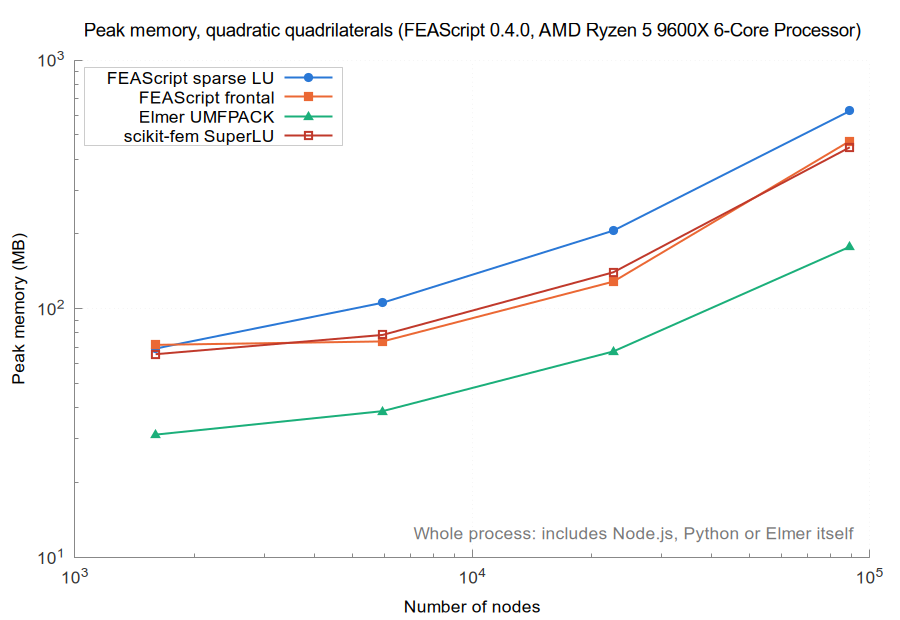

This chart was generated by the following gnuplot code:
set terminal pngcairo size 900,620 font 'Arial,13'
set border 3 lc rgb '#888888'; set tics nomirror tc rgb '#333333'
set grid lc rgb '#e6e6e6' lw 1; set key top left box lc rgb '#cccccc' opaque
set logscale xy; set format y '10^{%L}'; set format x '10^{%L}'
set output 'memory_quad_quadratic.png'
set title 'Peak memory, quadratic quadrilaterals (FEAScript 0.4.0, AMD Ryzen 5 9600X 6-Core Processor)' font 'Arial,14'
set xlabel 'Number of nodes'
set ylabel 'Peak memory (MB)'
set label 'Whole process: includes Node.js, Python or Elmer itself' at graph 0.98,0.05 right tc rgb '#777777'
plot 'memory_quad_quadratic_FEAScript_sparse_LU.dat' u 1:2 w lp lw 2 pt 7 ps 1.2 lc rgb '#2a78d6' t 'FEAScript sparse LU', \
     'memory_quad_quadratic_FEAScript_frontal.dat' u 1:2 w lp lw 2 pt 5 ps 1.2 lc rgb '#eb6834' t 'FEAScript frontal', \
     'memory_quad_quadratic_Elmer_UMFPACK.dat' u 1:2 w lp lw 2 pt 9 ps 1.2 lc rgb '#1baf7a' t 'Elmer UMFPACK', \
     'memory_quad_quadratic_scikit_fem_SuperLU.dat' u 1:2 w lp lw 2 pt 4 ps 1.2 lc rgb '#c0392b' t 'scikit-fem SuperLU'
